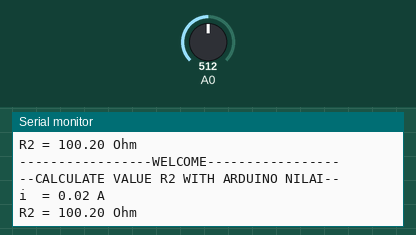
This sketch was run on a simulated Arduino Uno, built with avr-gcc and run on an emulated ATmega328P. Parts: the last lines printed to the serial monitor. The test bench sets the inputs (shaded band); at power-on: A0 = 512.

Above: at 1.8 s.
1.9 s: A0 set to 1014
At 3.0 s:
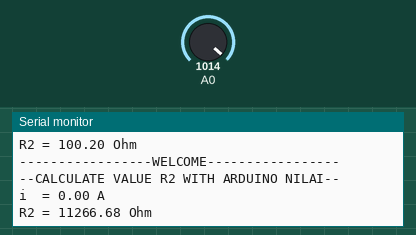
3.4 s: A0 set to 1023
At 5.1 s:
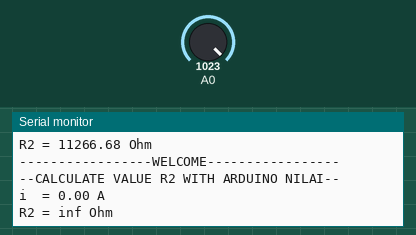

The sketch:

PraktikumOhmMeter.ino
```cpp
float V2,V1;
float R1= 100;
float R2;
float Rtot;
float adc;
float i;

void setup()
{
Serial.begin(9600);
}

void loop()
{
  adc= analogRead(A0);

  if (adc)
  {
    Serial.println("-----------------WELCOME-----------------");
    Serial.println("--CALCULATE VALUE R2 WITH ARDUINO NILAI--\n");


    V2=(adc*5)/1023;
    /* Serial.print("V2 = ");
    Serial.print(V2);
    Serial.print(" Volt\n");*/

    V1= 5-V2;
    /*Serial.print("V1 = ");
    Serial.print(V1);
    Serial.print(" Volt\n");*/

    i=(5-V2)/R1;
    Serial.print("i  = ");
    Serial.print(i);
    Serial.print(" A\n");

    R2= V2/i;
    Serial.print("R2 = ");
    Serial.print(R2);
    Serial.print(" Ohm\n\n\n");


    /* R2= (V2*R1)/(5-V2);
    Serial.print("R2 = ");
    Serial.println(R2);*/

    Rtot= R1+R2;
    /* Serial.print("Rtot = ");
    Serial.print(Rtot);
    Serial.print(" Ohm\n\n");*/

    delay(1000);
  }


}
```

Measured:
- the behaviour switches between 1022 and 1023 on A0 (found by bisection; images 1 and 2)
- after the input at 1.9 s, the serial monitor: prints a new line after 0.30 s (image 1)
- after the input at 3.4 s, the serial monitor: prints a new line after 0.92 s (image 2)
